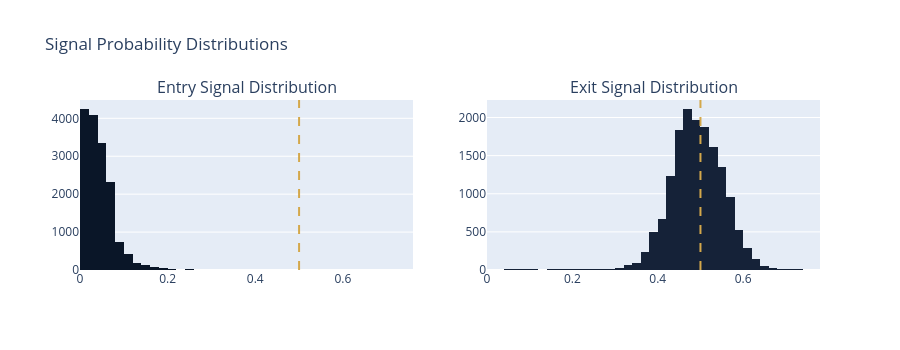

This figure's notebook cell:
### Markdown cell above
**Interpretation**: `entry_prediction` (amber) ranks among the top exit-model
features, alongside the dominant volatility signals. The exit model uses fading
conviction even though that use does not lift AUC over the basic baseline.

### Code cell
# Signal distribution
fig = make_subplots(
    rows=1, cols=2, subplot_titles=["Entry Signal Distribution", "Exit Signal Distribution"]
)

fig.add_trace(
    go.Histogram(x=entry_proba_test, nbinsx=50, name="Entry Prob", marker_color="#0a1628"),
    row=1,
    col=1,
)
fig.add_vline(x=entry_threshold, line_dash="dash", line_color="#D4A84B", row=1, col=1)

fig.add_trace(
    go.Histogram(x=exit_proba_enhanced, nbinsx=50, name="Exit Prob", marker_color="#152238"),
    row=1,
    col=2,
)
fig.add_vline(x=exit_threshold, line_dash="dash", line_color="#D4A84B", row=1, col=2)

fig.update_layout(
    title="Signal Probability Distributions",
    height=350,
    showlegend=False,
)
fig.show()

### Figure 1 — Plotly figure (JSON) as saved in the notebook; plotly's stock layout.template omitted (floating-point values rounded to 4 significant figures; data arrays with more than 128 entries replaced by an {"elided": "..."} marker saying what was removed)
{"data": [{"marker": {"color": "#0a1628"}, "name": "Entry Prob", "nbinsx": 50, "type": "histogram", "x": {"elided": "15723 float values"}, "xaxis": "x", "yaxis": "y"}, {"marker": {"color": "#152238"}, "name": "Exit Prob", "nbinsx": 50, "type": "histogram", "x": {"elided": "15723 float values"}, "xaxis": "x2", "yaxis": "y2"}], "layout": {"annotations": [{"font": {"size": 16}, "showarrow": false, "text": "Entry Signal Distribution", "x": 0.225, "xanchor": "center", "xref": "paper", "y": 1.0, "yanchor": "bottom", "yref": "paper"}, {"font": {"size": 16}, "showarrow": false, "text": "Exit Signal Distribution", "x": 0.775, "xanchor": "center", "xref": "paper", "y": 1.0, "yanchor": "bottom", "yref": "paper"}], "height": 350, "shapes": [{"line": {"color": "#D4A84B", "dash": "dash"}, "type": "line", "x0": 0.5, "x1": 0.5, "xref": "x", "y0": 0, "y1": 1, "yref": "y domain"}, {"line": {"color": "#D4A84B", "dash": "dash"}, "type": "line", "x0": 0.5, "x1": 0.5, "xref": "x2", "y0": 0, "y1": 1, "yref": "y2 domain"}], "showlegend": false, "title": {"text": "Signal Probability Distributions"}, "xaxis": {"anchor": "y", "domain": [0.0, 0.45]}, "xaxis2": {"anchor": "y2", "domain": [0.55, 1.0]}, "yaxis": {"anchor": "x", "domain": [0.0, 1.0]}, "yaxis2": {"anchor": "x2", "domain": [0.0, 1.0]}}}
